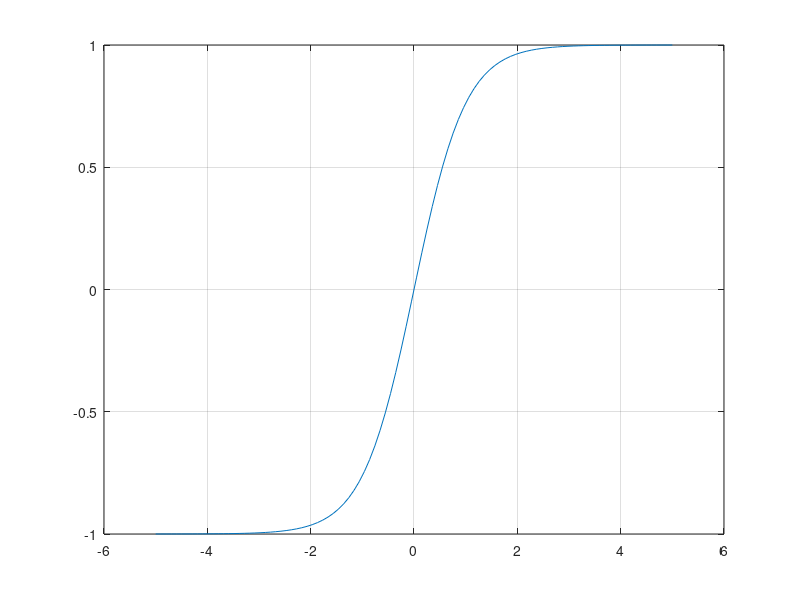

MATLAB code to generate this figure:
% Regression test function (black blox) for FreeMat v4.0
% This function is autogenerated by helpgen.
function bbtest_success = bbtest_tanh
  bbtest_success = 1;
NumErrors = 0;
try
  x = linspace(-5,5);

catch
  NumErrors = NumErrors + 1;
end
try
  plot(x,tanh(x)); grid('on');

catch
  NumErrors = NumErrors + 1;
end
try
  mprint('tanhplot');

catch
  NumErrors = NumErrors + 1;
end
if (NumErrors ~= 0) bbtest_success = 0; return; end
